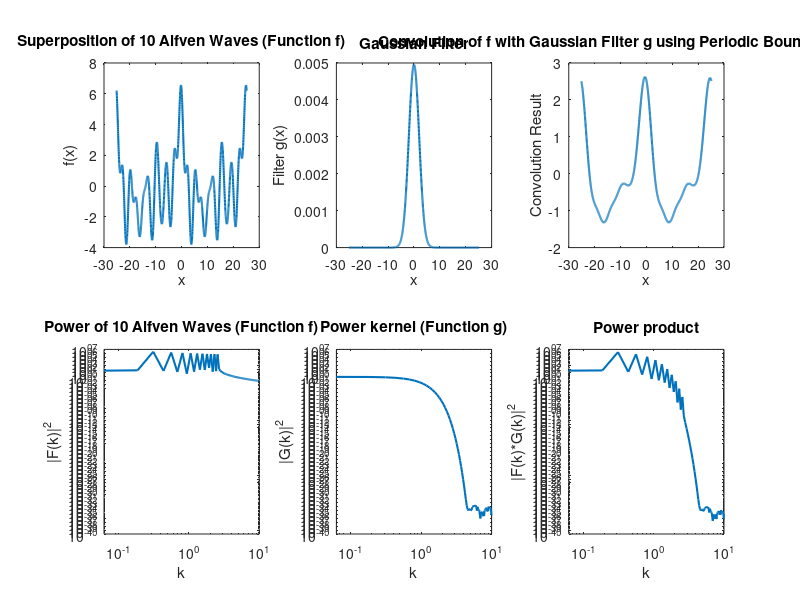
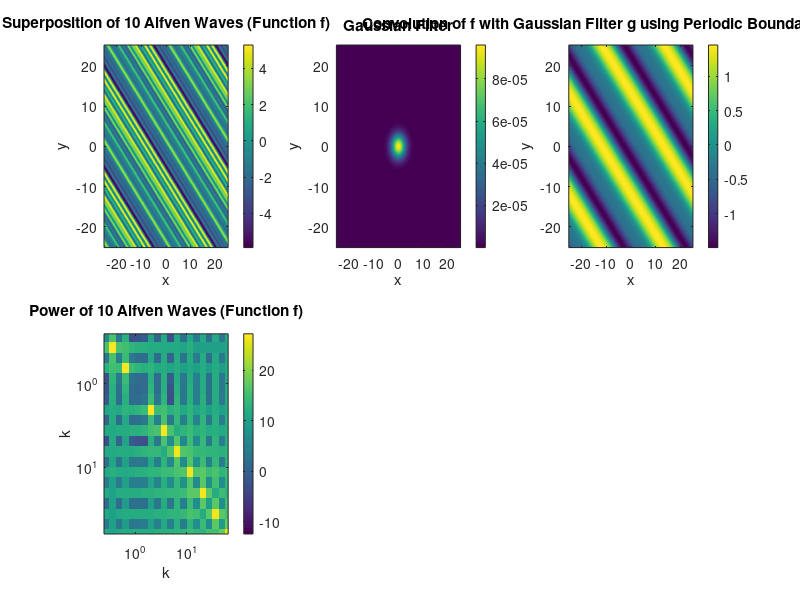

Here is the MATLAB script that generated these plots, in order: (Note: this script raises an error after producing the figures.)

% This is in 1D
%--------------------------------------------------------------------------
% Parameters
N = 2024; % Number of points in the domain (choose a sufficiently large number)
L = 4*2*pi; % Length of the domain (0 to 2*pi)
x = linspace(-L, L, N); % Define the domain

% Define the superposition of 10 Alfven waves with different wave numbers

%k_values = 1:10; % Wave numbers for Alfven waves
%amplitudes = rand(1,10); % Random amplitudes for each wave
%k_values = 2*pi*rand(1,10)/L; % Wave numbers for Alfven waves

k_values = (2*pi/L)*(1:10); % Wave numbers for Alfven waves
amplitudes = k_values.^(-1/3); % Random amplitudes for each wave
phases = rand(1, 10) * 2 * pi; % Random phases for each wave

k_max = pi/(abs(x(2)-x(1)));  
k_lin = linspace(-k_max,k_max,N);

f = zeros(size(x));
for i = 1:length(k_values)
    f = f + amplitudes(i) * sin(k_values(i) * x + phases(i));
end

% Define the kernel function g to filter out high wavenumber fluctuations
% Example: Gaussian filter in the real domain
sigma = 2; % Standard deviation of the Gaussian filter
g = exp(-0.5 * (x/sigma).^2); % Gaussian filter in the real domain
g = g / sum(g(:));

% Perform the FFT of the function f
F_f = fft(f);

% Perform the FFT of the function g
F_g = fft(g);

% Shift
F_f_shift = fftshift(F_f);

% Note, applying the shift twice returns the same function (proved also after the convolution)
F_inv_shift = fftshift(F_f_shift);

F_g_shift = fftshift(F_g);

% Convolve in the frequency domain (element-wise multiplication)
%convolution_result = F_f.*F_g;
convolution_shift = F_f_shift.*F_g_shift;

% Perform the inverse FFT to get the convolved function
convolution_result = ifft(fftshift(convolution_shift));

% Ensure the result is real (the imaginary part should be very small due to numerical errors)
convolution_result = real(convolution_result);

%Get the amplitudes
F_f_shift_amp = F_f_shift .* conj(F_f_shift);
F_g_shift_amp = F_g_shift .* conj(F_g_shift);
convolution_result_amp = convolution_shift .* conj(convolution_shift);

% Optionally, plot the original function f for comparison
f1=figure(1);
subplot(2,3,1);
plot(x, f, 'LineWidth', 1.5);
hold on
title('Superposition of 10 Alfven Waves (Function f)');
xlabel('x');
ylabel('f(x)');
hold off

subplot(2,3,2);
plot(x, g, 'LineWidth', 1.5);
hold on
title('Gaussian Filter');
xlabel('x');
ylabel('Filter g(x)');
hold off

subplot(2,3,3);
plot(x, convolution_result, 'LineWidth', 1.5);
hold on
title('Convolution of f with Gaussian Filter g using Periodic Boundary Conditions');
xlabel('x');
ylabel('Convolution Result');
hold off

subplot(2,3,4);
loglog(k_lin,F_f_shift_amp, 'LineWidth', 1.5);
hold on
title('Power of 10 Alfven Waves (Function f)');
xlabel('k');
ylabel('|F(k)|^2');
xlim([0,10])
ylim([1e-40,1e7])
hold off

subplot(2,3,5);
loglog(k_lin,F_g_shift_amp, 'LineWidth', 1.5);
hold on
title('Power kernel (Function g)');
xlabel('k');
ylabel('|G(k)|^2');
xlim([0,10])
ylim([1e-40,1e7])
hold off

subplot(2,3,6);
loglog(k_lin,convolution_result_amp, 'LineWidth', 1.5);
hold on
title('Power product');
xlabel('k');
ylabel('|F(k)*G(k)|^2');
xlim([0,10])
ylim([1e-40,1e7])
hold off
%--------------------------------------------------------------------------



% This is in 2D
%--------------------------------------------------------------------------
% Parameters
N = 1024; % Number of points in the domain (choose a sufficiently large number)
L = 4 * 2 * pi; % Length of the domain (4 * 2 * pi)
x = linspace(-L, L, N); % Define the domain in x
y = linspace(-L, L, N); % Define the domain in y
[X, Y] = meshgrid(x, y); % Create 2D grid

k_values = (2*pi/L)*(1:15); % Wave numbers for Alfven waves
amplitudes = k_values.^(-1/3); % Random amplitudes for each wave
phases = rand(1, 15) * 2 * pi; % Random phases for each wave

k_max = pi/(abs(x(2)-x(1))); 
k_min=2*pi/L;
k_lin = linspace(-k_max,k_max,N);

f = zeros(size(X));
for i = 1:length(k_values)
    f = f + amplitudes(i) * sin(k_values(i) * X + k_values(i) * Y + phases(i));
end

% Define the kernel function g to filter out high wavenumber fluctuations
% Example: Gaussian filter in the real domain
sigma = 2; % Standard deviation of the Gaussian filter
g = exp(-0.5 * ((X/sigma).^2 + (Y/sigma).^2)); % Gaussian filter in the real domain

% Normalize the kernel function g
g = g / sum(g(:));

% Perform the FFT of the function f
F_f = fft2(f);

% Perform the FFT of the function g
F_g = fft2(g);

% Convolve in the frequency domain (element-wise multiplication)
F_convolution = F_f .* F_g;

% Perform the inverse FFT to get the convolved function
convolution_result = ifft2(F_convolution);

% Ensure the result is real (the imaginary part should be very small due to numerical errors)
convolution_result = real(convolution_result);

% For the spectrum
F_f_shift = fftshift(fftshift(F_f,1),2);
F_g_shift = fftshift(fftshift(F_g,1),2);
F_convolution_shift = fftshift(fftshift(F_convolution,1),2);

F_f_shift_amp = F_f_shift .* conj(F_f_shift);
F_g_shift_amp = F_g_shift .* conj(F_g_shift);
convolution_result_amp = F_convolution_shift .* conj(F_convolution_shift);

caxis_max = max(max(log(F_f_shift_amp)));
caxis_min = min(min(log(F_f_shift_amp)));


% Optionally, plot the original function f for comparison
f2=figure(2);
subplot(2,3,1);
imagesc(x, y, f);
axis xy;
colorbar;
title('Superposition of 10 Alfven Waves (Function f)');
xlabel('x');
ylabel('y');

subplot(2,3,2);
imagesc(x, y, g);
axis xy;
colorbar;
title('Gaussian Filter');
xlabel('x');
ylabel('y');

subplot(2,3,3);
imagesc(x, y, convolution_result);
axis xy;
colorbar;
title('Convolution of f with Gaussian Filter g using Periodic Boundary Conditions');
xlabel('x');
ylabel('y');

subplot(2,3,4);
imagesc(k_lin,k_lin,log(F_f_shift_amp));
set(gca, 'YScale', 'log', 'XScale', 'log')
hold on
colorbar
title('Power of 10 Alfven Waves (Function f)');
xlabel('k'); ylabel('k');
xlim([k_min,k_max])
ylim([k_min,k_max])
clim([caxis_min, caxis_max])
hold off

subplot(2,3,5);
imagesc(k_lin,k_lin,log(F_g_shift_amp));
set(gca, 'YScale', 'log', 'XScale', 'log')
hold on
colorbar
title('Power kernel (Function g)');
xlabel('k'); ylabel('k');
xlim([k_min,k_max])
ylim([k_min,k_max])
clim([caxis_min, caxis_max])
hold off

subplot(2,3,6);
imagesc(k_lin,k_lin,log(convolution_result_amp));
set(gca, 'YScale', 'log', 'XScale', 'log')
hold on
colorbar
title('Power product');
xlabel('k'); ylabel('k');
xlim([k_min,k_max])
ylim([k_min,k_max])
clim([caxis_min, caxis_max])
hold off
%--------------------------------------------------------------------------




% This is in 3D
%--------------------------------------------------------------------------
% Parameters
N = 168; % Number of points in the domain (choose a sufficiently large number)
L = 2 * pi; % Length of the domain (4 * 2 * pi)
x = linspace(-L, L, N); % Define the domain in x
y = linspace(-L, L, N); % Define the domain in y
z = linspace(-L, L, N); % Define the domain in z
[X, Y, Z] = meshgrid(x, y, z); % Create 2D grid

% Define the superposition of 10 Alfven waves with different wave numbers
%k_values = 1:10; % Wave numbers for Alfven waves
%amplitudes = rand(1, 10); % Random amplitudes for each wave
k_values = (2*pi/L)*(1:10); % Wave numbers for Alfven waves
amplitudes = k_values.^(-1/3); % Random amplitudes for each wave
phases = rand(1, 10) * 2 * pi; % Random phases for each wave

f = zeros(size(X));
for i = 1:length(k_values)
    f = f + amplitudes(i) * sin(k_values(i) * X + k_values(i) * Y + k_values(i) * Z + phases(i));
end

% Define the kernel function g to filter out high wavenumber fluctuations
% Example: Gaussian filter in the real domain
sigma = 2; % Standard deviation of the Gaussian filter
g = exp(-0.5 * ((X/sigma).^2 + (Y/sigma).^2 + (Z/sigma).^2)); % Gaussian filter in the real domain

% Normalize the kernel function g
g = g / sum(g(:));

% Perform the FFT of the function f
F_f = fftn(f);

% Perform the FFT of the function g
F_g = fftn(g);

% Convolve in the frequency domain (element-wise multiplication)
F_convolution = F_f .* F_g;

% Perform the inverse FFT to get the convolved function
convolution_result = ifftn(F_convolution);

% Ensure the result is real (the imaginary part should be very small due to numerical errors)
convolution_result = real(convolution_result);

% Optionally, plot the original function f for comparison
f12=figure(12);
subplot(3,1,1);
f2D = f(:,:,i);
imagesc(x, y, f2D);
axis xy;
colorbar;
title('Superposition of 10 Alfven Waves (Function f)');
xlabel('x');
ylabel('y');

subplot(3,1,2);
g2D = g(:,:,1);
imagesc(x, y, g2D);
axis xy;
colorbar;
title('Gaussian Filter');
xlabel('x');
ylabel('y');

subplot(3,1,3);
C2D = convolution_result(:,:,1);
imagesc(x, y, C2D);
axis xy;
colorbar;
title('Convolution of f with Gaussian Filter g using Periodic Boundary Conditions');
xlabel('x');
ylabel('y');
%--------------------------------------------------------------------------
